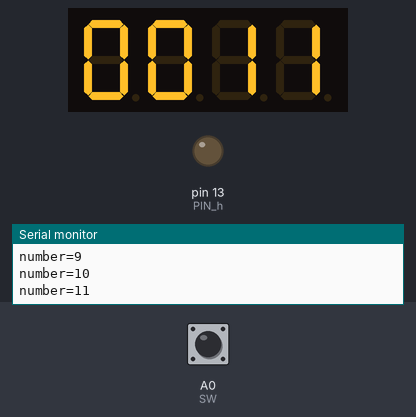
Bench run of a sketch on a simulated Arduino Uno, built with avr-gcc and run on an emulated ATmega328P. On the bench: 4-digit seven-segment display, output pins drawn as LEDs (lit = HIGH), the last lines printed to the serial monitor. Wiring (inferred from the names in the program): 4-digit 7-segment display, segments lit when HIGH: segments pin 6, pin 7, pin 8, pin 9, pin 10, pin 11, pin 12; digit selects pin 5, pin 4, pin 3, pin 2. The inputs (shaded band) are chosen by the test bench; at power-on: A0 (SW) LOW. The segment pins are drawn as the display they are named for; pins used as bus, display or sensor lines are not drawn.

Above: at 1.2 s.
1.3 s: A0 (SW) pulled HIGH for 3.2 s
At 1.7 s:
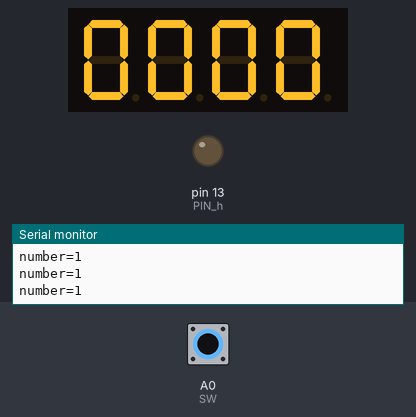
5.1 s: A0 (SW) pulled HIGH for 0.15 s
At 5.41 s:
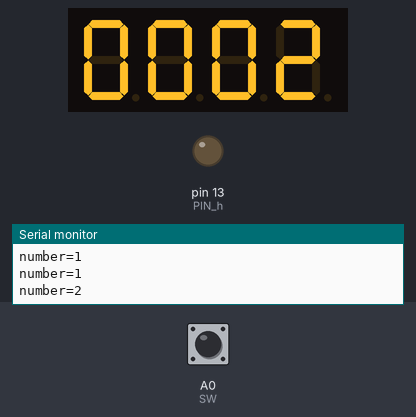
5.8 s: A0 (SW) pulled HIGH for 1 s
At 7.03 s:
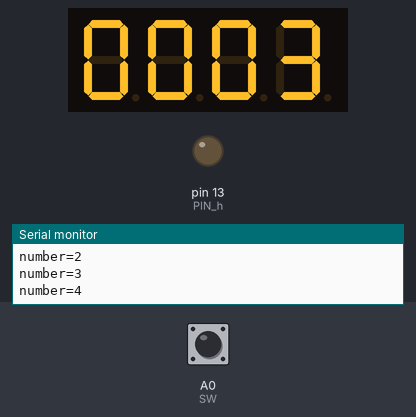

The sketch:

HW__clock2222.ino
```cpp
// 定義腳位
#define PIN_0 2
#define PIN_g 12
#define PIN_c 8
#define PIN_h 13
#define PIN_d 9
#define PIN_e 10
#define PIN_b 7
#define PIN_1 3
#define PIN_2 4
#define PIN_f 11
#define PIN_a 6
#define PIN_3 5

// 共有4個七段顯示器，分別由針腳PIN_0、PIN_1、PIN_2、PIN_3控制
// 七段顯示器裡有8個LED（包含小數點）
#define POS_NUM 4
#define SEG_NUM 8
const byte pos_pins[POS_NUM] = {PIN_0, PIN_1, PIN_2, PIN_3};
const byte seg_pins[SEG_NUM] = {PIN_a, PIN_b, PIN_c, PIN_d, PIN_e, PIN_f, PIN_g, PIN_h};
const byte SW = A0;
// 底下定義由七段顯示器顯示數字時所需要的資料
#define t true
#define f false
const boolean data[10][SEG_NUM] = {
  {t, t, t, t, t, t, f, f}, // 0
  {f, t, t, f, f, f, f, f}, // 1
  {t, t, f, t, t, f, t, f}, // 2
  {t, t, t, t, f, f, t, f}, // 3
  {f, t, t, f, f, t, t, f}, // 4
  {t, f, t, t, f, t, t, f}, // 5
  {t, f, t, t, t, t, t, f}, // 6
  {t, t, t, f, f, f, f, f}, // 7
  {t, t, t, t, t, t, t, f}, // 8
  {t, t, t, t, f, t, t, f}, // 9
};

// 一支方便的函式，以格式字串輸出到序列埠
void pf(const char *fmt, ... ){
    char tmp[128]; // max is 128 chars
    va_list args;
    va_start (args, fmt );
    vsnprintf(tmp, 128, fmt, args);
    va_end (args);
    Serial.print(tmp);
}

// 設定某個七段顯示器所顯示的數字，
// 參數pos為0~3，指出想要更新哪一個七段顯示器，
// 參數n為0~9，顯示數字
void setDigit(int pos, int n){
  if(pos < 0 || 3 < pos){
    pf("error pos=%d\n", pos);
    return;
  }

  // 控制想要更新哪一個七段顯示器，將其腳位設為LOW
  // 其他腳位則設為HIGH，代表不更新。
  for(int p = 0; p < POS_NUM; p++){
    if(p == pos)
      digitalWrite(pos_pins[p], LOW);
    else
      digitalWrite(pos_pins[p], HIGH);
  }

  // 寫入數字
  if(0 <= n && n <= 9){
    for(int i = 0; i < SEG_NUM; i++){
      digitalWrite(seg_pins[i], data[n][i] == t ? HIGH : LOW);
    }
  }
  else{
    for(int i = 0; i < SEG_NUM; i++){
      digitalWrite(seg_pins[i], LOW);
    }
    digitalWrite(PIN_h, HIGH);
    pf("error pos=%d, n=%d\n", pos, n);
  }
}

// 設定整個四合一型七段顯示器想要顯示的數字
// 參數number的範圍應是0~9999
void setNumber(int number,int hour,boolean val)
{
  int n0, n1, n2, n3;

  if(val)
    number = 0;
  n3 = hour / 10;

  n2 = hour % 10;

  n1 = number / 10;
  n0 = number % 10;

  // 求出每個位數的值後，分別更新
  // 注意，此處以delay(5)隔開每個位數的更新
  setDigit(0, n0); delay(5);
  setDigit(1, n1); delay(5);
  setDigit(2, n2); delay(5);
  setDigit(3, n3); delay(5);
}

unsigned long time_previous;
void setup() {
  Serial.begin(115200);
   pinMode(SW,INPUT);
  for(int i = 0; i < POS_NUM; i++){
    pinMode(pos_pins[i], OUTPUT);
    digitalWrite(pos_pins[i], HIGH);
  }
  for(int i = 0; i < SEG_NUM; i++){
    pinMode(seg_pins[i], OUTPUT);
    digitalWrite(seg_pins[i], LOW);
  }

  time_previous = millis();
}

int number = 0;
void loop() {
  // 經過一秒後就讓number加1
  boolean val = digitalRead(A0);
  unsigned long time_now = millis();
 static  int hour = 0;

   if(time_now - time_previous > 100){
     {
          if(val)
            {
              number = 0;
              hour = 0;
             }


         if(number <60)
            number++;
         if(number == 60)
            {
              number = 0;
              if(hour <23)
                hour++;
              else
                hour = 0;
              }

     }
    time_previous += 100;
    pf("number=%d\n", number);
  }

  // 不斷地寫入數字
  setNumber(number,hour,val);
}
```
